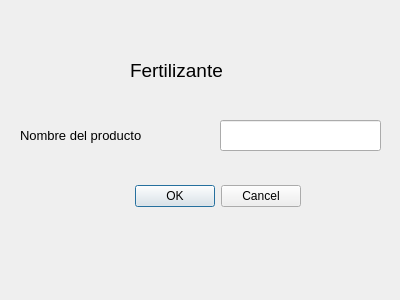
<?xml version="1.0" encoding="UTF-8"?>
<ui version="4.0">
 <class>Dialog</class>
 <widget class="QDialog" name="Dialog">
  <property name="geometry">
   <rect>
    <x>0</x>
    <y>0</y>
    <width>400</width>
    <height>300</height>
   </rect>
  </property>
  <property name="windowTitle">
   <string>Dialog</string>
  </property>
  <widget class="QDialogButtonBox" name="buttonBox">
   <property name="geometry">
    <rect>
     <x>100</x>
     <y>180</y>
     <width>201</width>
     <height>32</height>
    </rect>
   </property>
   <property name="orientation">
    <enum>Qt::Horizontal</enum>
   </property>
   <property name="standardButtons">
    <set>QDialogButtonBox::Cancel|QDialogButtonBox::Ok</set>
   </property>
  </widget>
  <widget class="QLabel" name="label">
   <property name="geometry">
    <rect>
     <x>130</x>
     <y>50</y>
     <width>201</width>
     <height>41</height>
    </rect>
   </property>
   <property name="font">
    <font>
     <pointsize>14</pointsize>
    </font>
   </property>
   <property name="text">
    <string>Fertilizante</string>
   </property>
  </widget>
  <widget class="QLabel" name="label_2">
   <property name="geometry">
    <rect>
     <x>20</x>
     <y>120</y>
     <width>161</width>
     <height>31</height>
    </rect>
   </property>
   <property name="font">
    <font>
     <pointsize>10</pointsize>
    </font>
   </property>
   <property name="text">
    <string>Nombre del producto</string>
   </property>
  </widget>
  <widget class="QLineEdit" name="lineEdit">
   <property name="geometry">
    <rect>
     <x>220</x>
     <y>120</y>
     <width>161</width>
     <height>31</height>
    </rect>
   </property>
   <property name="font">
    <font>
     <pointsize>10</pointsize>
    </font>
   </property>
  </widget>
 </widget>
 <resources/>
 <connections>
  <connection>
   <sender>buttonBox</sender>
   <signal>accepted()</signal>
   <receiver>Dialog</receiver>
   <slot>accept()</slot>
   <hints>
    <hint type="sourcelabel">
     <x>248</x>
     <y>254</y>
    </hint>
    <hint type="destinationlabel">
     <x>157</x>
     <y>274</y>
    </hint>
   </hints>
  </connection>
  <connection>
   <sender>buttonBox</sender>
   <signal>rejected()</signal>
   <receiver>Dialog</receiver>
   <slot>reject()</slot>
   <hints>
    <hint type="sourcelabel">
     <x>316</x>
     <y>260</y>
    </hint>
    <hint type="destinationlabel">
     <x>286</x>
     <y>274</y>
    </hint>
   </hints>
  </connection>
 </connections>
</ui>
